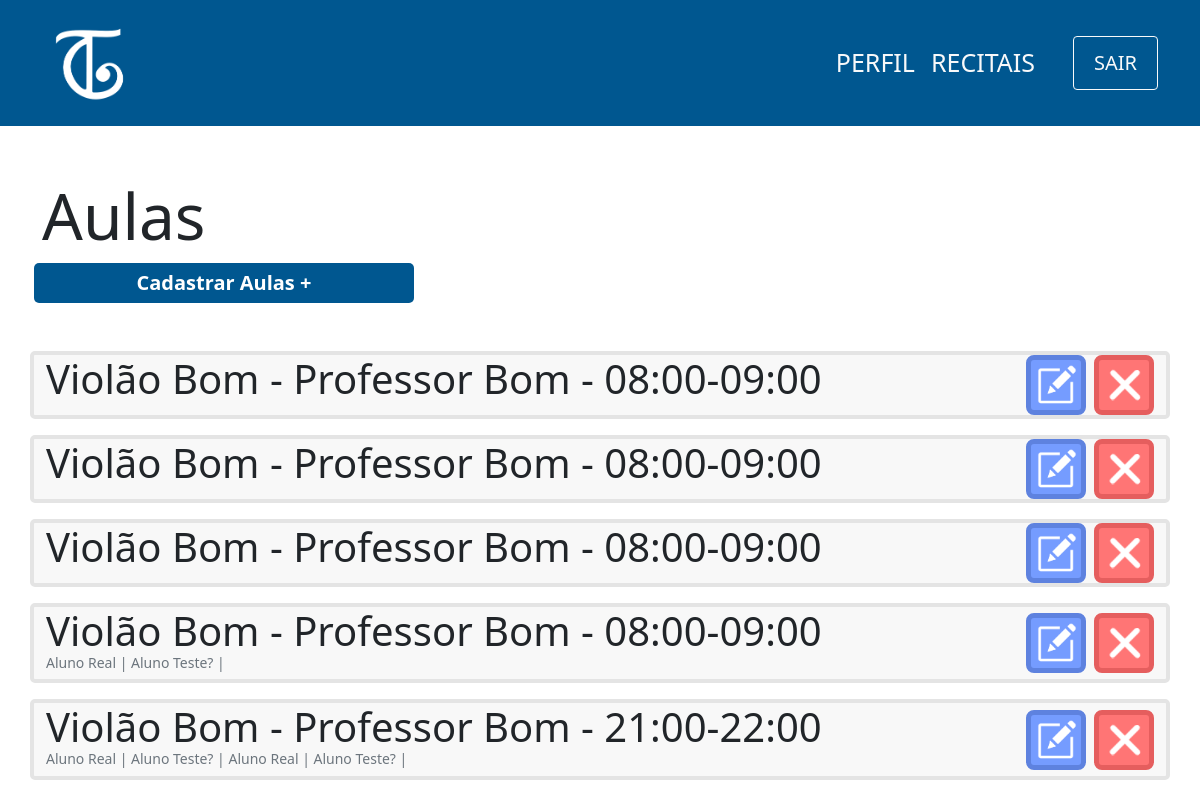
Screenshot of /view/aula/index.php with the database file from the repository.
### tables this page shows
CREATE TABLE aula(
                id INTEGER PRIMARY KEY,
                id_curso integer not null,
                id_horario integer not null, 
                foreign key (id) references curso(id_curso),
                foreign key (id) references horario(id_horario)
            );

CREATE TABLE curso(
                id INTEGER PRIMARY KEY,
                nome varchar(100) not null,
                id_professor integer not null,
                FOREIGN KEY (id) references professor(id_professor)
            );

### controller/aula/index.php (called while the page is built)
<?php
    require '../../db/connection.php';
    try {
        $sql=$db->prepare('SELECT nome,aluno.id as id,aluno_aula.id_aula as id_aula FROM aluno
        JOIN ALUNO_AULA on ALUNO.id = ALUNO_AULA.id_aluno');
        $sql->execute();
        $alunos=$sql->fetchAll(PDO::FETCH_ASSOC);
        $sql=$db->prepare('SELECT aula.id as id,curso.nome as nome, horario.periodo as periodo, professor.nome as professor FROM AULA
        JOIN CURSO on aula.id_curso = curso.id
        JOIN HORARIO on aula.id_horario = horario.id
        JOIN PROFESSOR on curso.id_professor = professor.id');
        $sql->execute();
        $aulas=$sql->fetchAll(PDO::FETCH_ASSOC);
    } catch (PDOException $e) {
        echo 'Erro ao executar comando no banco de dados: ' . $e->getMessage();
        exit();
    }
?>

### view/aula/index.php (the view, shortened to what this page needs)
<?php
    include '../../layouts/navbar.php';
    include '../../controller/aula/index.php';
?>
<div class="container">
    <div class="row mt-5">
        <h1 class="mt-1 display-3">Aulas</h1>
        <span class="btn-principal col-md-4 col-sm-12 mx-1 text-center mb-5">
            <a href="cadastro.php">Cadastrar Aulas +</a>
        </span>
            <?php
                foreach($aulas as $aula){
                    echo '
                    <div class="col-12 card d-flex flex-row mb-3 justify-content-between">
                        <div class="d-flex flex-column">
                            <p class="m-0 display-6">
                                '.$aula['nome'].' - '.$aula['professor'].' - '.$aula['periodo'].'
                            </p>
                            <p class="m-0 text-muted display-3 mb-2" style="font-size:14px">';
                               foreach($alunos as $aluno){
                                    if($aluno['id_aula']==$aula['id']){
                                        echo $aluno['nome'].' | ';
                                    }
                               }
                                echo'
                            </p>
                        </div>
                        <div class="d-flex align-items-center">
                            <button onclick="location.href=\'edit.php?id='.$aula['id'].'\';" class="btn-editar mx-2">
                                <img src="../../images/edit-icon.png" width=40px>
                            </button>
                            <button class="btn-remover">
                                <img src="../../images/delete-icon.png" width=40px>
                            </button>
                        </div>
                    </div>
                    ';
                }
            ?>
    </div>
</div>

### layouts/header.php (shortened to what this page needs)
<?php
    echo'   <!doctype html>
    <html lang="pt-br">
      <head>
        <meta charset="utf-8">
        <meta name="viewport" content="width=device-width, initial-scale=1">
        <link href="https://cdn.jsdelivr.net/npm/bootstrap@5.1.3/dist/css/bootstrap.min.css" rel="stylesheet">
        <script src="https://cdn.jsdelivr.net/npm/bootstrap@5.1.3/dist/js/bootstrap.bundle.min.js"></script>
        <link href="http://fonts.googleapis.com/css?family=Roboto" rel="stylesheet" type="text/css">
        <link href="../../css/style.css" rel="stylesheet" type="text/css">
        <title>Toque Cultural</title>
    </head>
    <style>
        .azul-cultural{
            background-color: #005790;
        }
        .nav-link{
            font-size: 25px;
            font-weight: 300;
        }
        .nav-link:hover{
            text-decoration: underline;
            background-color: #004a7c;
        }
        .active{
            font-weight: 600 !important;
        }
    </style>
    <body>';
?>

### layouts/navbar.php (shortened to what this page needs)
<?php
    include 'header.php';
    echo('
    <nav class="navbar navbar-expand-lg navbar-light azul-cultural">
        <div class="container d-flex flex-md-row flex-sm-column">
            <a class="navbar-brand" href="#"><img src="../../images/logo-2-branco.png" width="100px"></a>
            <div class="justify-content-md-right justify-content-sm-center">
                <button class="navbar-toggler text-white" type="btn-secundario" data-bs-toggle="collapse" data-bs-target="#navbarSupportedContent" aria-controls="navbarSupportedContent" aria-expanded="false" aria-label="Toggle navigation">
                    <span class="navbar-toggler-icon"></span>
                </button>
                <div class="collapse navbar-collapse align-right" id="navbarSupportedContent">
                    <ul class="navbar-nav mr-auto mt-2 mt-lg-0">');
                    echo('
                        <li class="nav-item">
                            <a class="nav-link text-light" href="#" id="nav-perfil">PERFIL</a>
                        </li>
                        <li class="nav-item" style="margin-right: 30px;">
                            <a class="nav-link text-light" href="#" id="nav-recitais">RECITAIS</a>
                        </li>
                        <form action="../../controller/login/logout.php" method="POST">
                            <input type="submit" class="btn btn-outline-light mt-auto " style="font-size: 20px; height: 100%; padding: 0px 20px;" value="SAIR">
                        </form>
                    </ul>
                </div>
            </div>
        </div>
      </nav>
      ');
?>

### css/style.css (style rules this page uses)
a { text-decoration: none; color:white; }
.btn-principal { background-color: #005790; color:white; padding: 5px 25px; font-weight: 600; font-size:20px; border:none; border-radius:5px; cursor: pointer; text-decoration: none; }
.card { background-color:#F8F8F8; border: 4px solid #E4E4E4; border-radius: 5px; }
.btn-editar { background-color:#759CFF; border: 5px solid #5E82DF; color:white; border-radius:8px; width:60px; height:60px; cursor: pointer; }
.btn-remover { background-color:#FF7575; border: 5px solid #E55E5E; color:white; border-radius:8px; width:60px; height:60px; cursor: pointer; }

### layouts/header.php (style rules this page uses)
.azul-cultural { background-color: #005790; }
.nav-link { font-size: 25px; font-weight: 300; }

### rows the page displays
aula: id_curso.nome "Violão Bom", professor "Professor Bom", periodo "08:00-09:00"
aula: id.nome "Violão Bom", professor "Professor Bom", periodo "08:00-09:00"
aula: id_curso.nome "Violão Bom", professor "Professor Bom", periodo "08:00-09:00"
aula: id_curso.nome "Violão Bom", professor "Professor Bom", periodo "08:00-09:00", nome "Aluno Real", nome "Aluno Teste?"
aula: id_curso.nome "Violão Bom", professor "Professor Bom", periodo "21:00-22:00", nome "Aluno Real", nome "Aluno Teste?"
